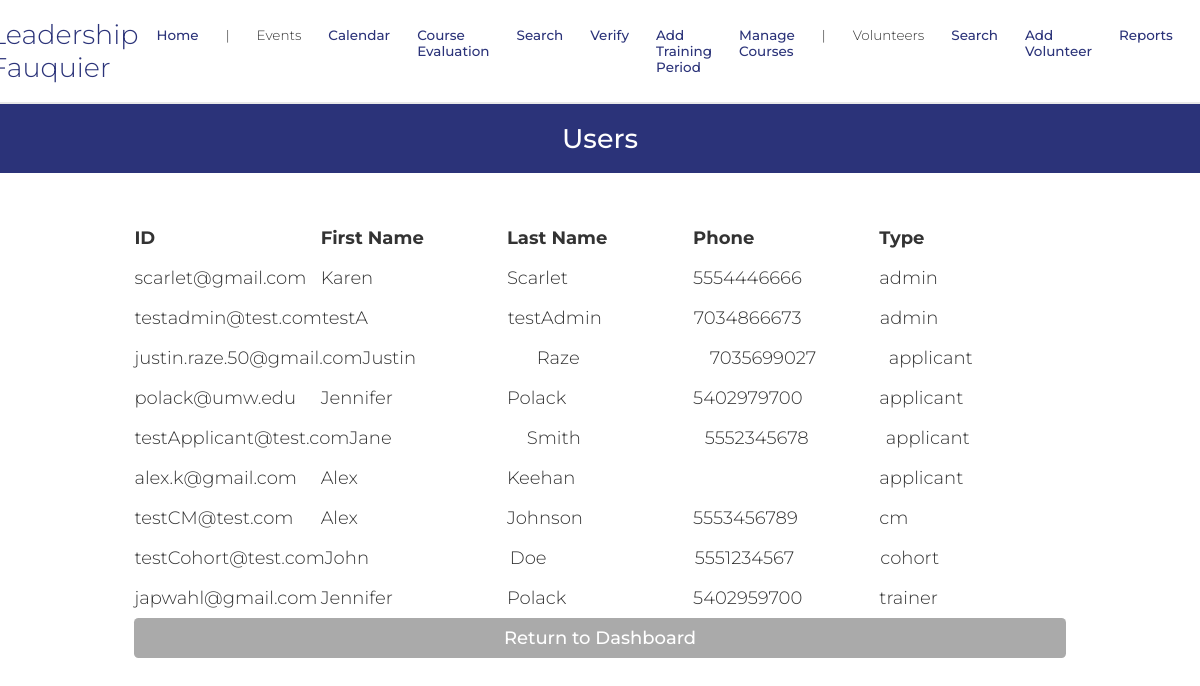
The page /userSearch.php (signed in) on the database as committed earlier.
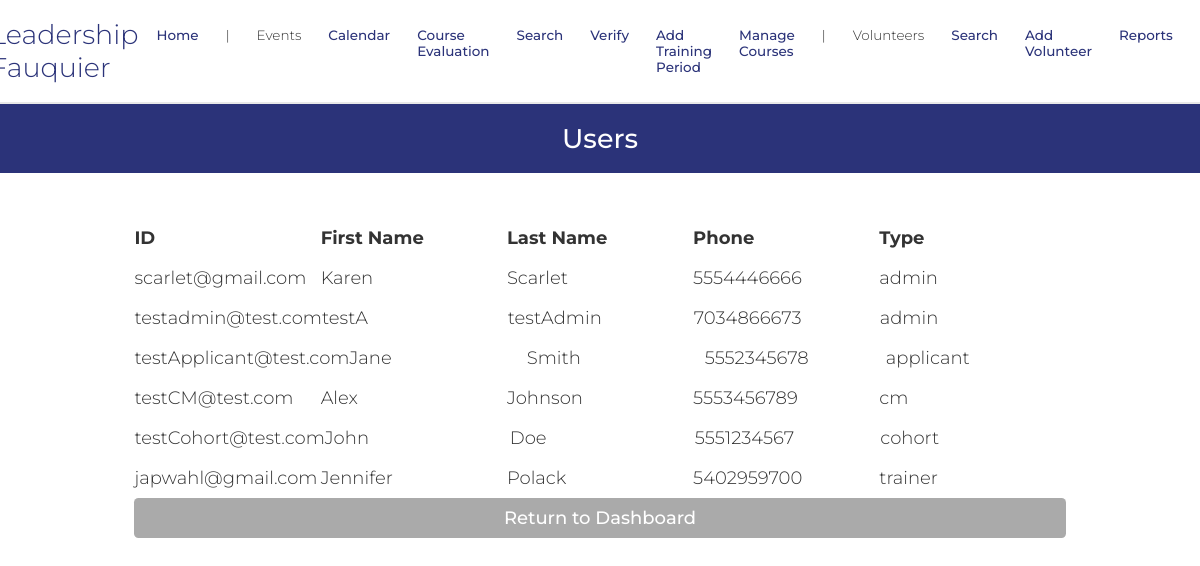
The same page on the database as committed later.
### tables this page shows
CREATE TABLE `dbPersons` (
  `id` varchar(256) NOT NULL,
  `start_date` text DEFAULT NULL,
  `venue` text DEFAULT NULL,
  `first_name` text NOT NULL,
  `last_name` text DEFAULT NULL,
  `address` text DEFAULT NULL,
  `city` text DEFAULT NULL,
  `state` varchar(2) DEFAULT NULL,
  `zip` text DEFAULT NULL,
  `phone1` varchar(12) NOT NULL,
  `phone1type` text DEFAULT NULL,
  `phone2` varchar(12) DEFAULT NULL,
  `phone2type` text DEFAULT NULL,
  `birthday` text DEFAULT NULL,
  `email` text DEFAULT NULL,
  `shirt_size` varchar(3) DEFAULT NULL,
  `computer` varchar(3) DEFAULT NULL,
  `camera` varchar(3) NOT NULL,
  `transportation` varchar(3) NOT NULL,
  `contact_name` text NOT NULL,
  `contact_num` varchar(12) NOT NULL,
  `relation` text NOT NULL,
  `contact_time` text NOT NULL,
  `cMethod` text DEFAULT NULL,
  `position` text DEFAULT NULL,  
  `credithours` text DEFAULT NULL,
  `howdidyouhear` text DEFAULT NULL,
  `commitment` text DEFAULT NULL,
  `motivation` text DEFAULT NULL,
  `specialties` text DEFAULT NULL,
  `convictions` text DEFAULT NULL,
  `type` text DEFAULT NULL,
  `status` text DEFAULT NULL,
  `completedTraining` varchar(100) NOT NULL DEFAULT 'False',
  `availability` text DEFAULT NULL,
  `schedule` text DEFAULT NULL,
  `hours` text DEFAULT NULL,
  `notes` text DEFAULT NULL,
  `password` text DEFAULT NULL,
  `sundays_start` char(5) DEFAULT NULL,
  `sundays_end` char(5) DEFAULT NULL,
  `mondays_start` char(5) DEFAULT NULL,
  `mondays_end` char(5) DEFAULT NULL,
  `tuesdays_start` char(5) DEFAULT NULL,
  `tuesdays_end` char(5) DEFAULT NULL,
  `wednesdays_start` char(5) DEFAULT NULL,
  `wednesdays_end` char(5) DEFAULT NULL,
  `thursdays_start` char(5) DEFAULT NULL,
  `thursdays_end` char(5) DEFAULT NULL,
  `fridays_start` char(5) DEFAULT NULL,
  `fridays_end` char(5) DEFAULT NULL,
  `saturdays_start` char(5) DEFAULT NULL,
  `saturdays_end` char(5) DEFAULT NULL,
  `profile_pic` text NOT NULL,
  `force_password_change` tinyint(1) NOT NULL,
  `gender` varchar(6) NOT NULL
);

### database/dbPersons.php (called while the page is built, shortened)
<?php
include_once(dirname(__FILE__).'/../domain/Person.php');
function retrieve_person($id) {
    $con=connect();
    $query = "SELECT * FROM dbPersons WHERE id = '" . $id . "'";
    $result = mysqli_query($con,$query);
    $result_row = mysqli_fetch_assoc($result);
    $thePerson = make_a_person($result_row);
    return $thePerson;
}
function getall_users() {
    $persons = array();
    $con=connect();
    $query = 'SELECT * FROM dbPersons WHERE id != "vmsroot" ORDER BY type,id';
    $result = mysqli_query($con,$query);
    while ($result_row = mysqli_fetch_assoc($result)) {
        $the_person = make_a_person($result_row);
        $persons[] = $the_person;
    }
    return $persons;
}
function make_a_person($result_row) {
    return $thePerson;
}

### domain/Person.php (called while the page is built, shortened)
<?php
$accessLevelsByRole = [
	'volunteer' => 1,
	'trainer' => 2,
	'admin' => 3,
	'applicant' => 1,
    'cm' => 3,
    'cohort' => 1
];
class Person {
	private $id;
	private $first_name;
	private $last_name;
	private $phone1;
	private $type;
	function __construct($f, $l, $v, $a, $c, $s, $z, $pp, $p1, $p1t, $p2, $p2t, $e, $ts,
                     $comp, $cam, $tran, $cn, $cpn, $rel, $ct, $t, $st, $cntm, $pos,
                     $credithours, $comm, $mot, $spe, $convictions, $av, $sch, $hrs,
                     $bd, $sd, $hdyh, $notes, $pass, $suns, $sune, $mons, $mone, $tues,
                     $tuee, $weds, $wede, $thus, $thue, $fris, $frie, $sats, $sate,
                     $mcp, $gender)  {
		$this->id = $e;
		$this->first_name = $f;
		$this->last_name = $l;
		$this->phone1 = $p1;
		 global $accessLevelsByRole;
    if (trim($t) !== "") {
        $roleArray = explode(',', $t);
        $this->type = [];
        $maxAccess = 0;
        foreach ($roleArray as $role) {
            $role = strtolower(trim($role));
            $this->type[] = $role;
            if (isset($accessLevelsByRole[$role])) {
                $maxAccess = max($maxAccess, $accessLevelsByRole[$role]);
            }
        }
    } else {
        $this->type = [];
    }
	}
	function get_id() {
		return $this->id;
	}
	function get_first_name() {
		return $this->first_name;
	}
	function get_last_name() {
		return $this->last_name;
	}
	function get_phone1() {
		return $this->phone1;
	}
	function get_type() {
		return $this->type;
	}
}

### userSearch.php (the view, shortened to what this page needs)
<?php
    require_once('database/dbPersons.php');
    $users = getall_users();
?>
<!DOCTYPE html>
<html>
    <head>
        <?php require_once('universal.inc') ?>
    </head>
    <body>
        <?php require_once('header.php') ?>
        <h1>Users</h1>
        <main class="search-form">
            <?php
                if (isset($users)) {
                    if (count($users) > 0) {
                        echo "
                                <table class='user' width='500'>
                                    <thead>
                                        <tr>
                                            <td width = '20%'><b>ID </b></td>
                                            <td width = '20%'><b>First Name</b></td>
                                            <td width = '20%'><b>Last Name</b></td>
                                            <td width = '20%'><b>Phone</b></td>
                                            <td width = '20%'><b>Type</b></td>
                                        </tr>
                                    </thead>
                                </table>
                            ";
                        foreach ($users as $user) {
                            $id = $user->get_id();
                            $first_name = $user->get_first_name();
                            $last_name = $user->get_last_name();
                            $phone = $user->get_phone1();
                            $type = $user->get_type()[0];
                            echo "
                                <table class='user' width='500'>
                                    <tbody>
                                        <tr><td width = '20%'>" . $id . "</td>
                                        <td width = '20%'>" . $first_name . "</td>
                                        <td width = '20%'>" . $last_name . "</td>
                                        <td width = '20%'>" . $phone . "</td>
                                        <td width = '20%'>" . $type . "</td>
                                    </tbody>
                                </table>
                            ";
                        }
                    } else {
                        echo '<div class="error-toast">Your search returned no results.</div>';
                    }
                }
            ?>
            <a class="button cancel" href="index.php" style="margin-top: -.5rem">Return to Dashboard</a>
        </main>
    </body>
</html>

### universal.inc (shortened to what this page needs)
<link rel="stylesheet" href="css/base.css" type="text/css" />

### header.php (shortened to what this page needs)
<header>
    <?PHP
    if (!isset($_SESSION['logged_in'])) {
        echo '
        <nav>
            <span id="nav-top">
                <span class="logo">
                    <img src="https://leadershipfauquier.org/wp-content/uploads/2022/09/LeadershipFauquierLogo-404x236-1.png">
                    <span id="vms-logo">Leadership Fauquier</span>
                </span>
                <img id="menu-toggle" src="images/menu.png">
            </span>
            <ul>
                <li><a href="login.php">Log in</a></li>
                <li><a href="register.php">Register</a></li>
            </ul>
        </nav>';
    } else if ($_SESSION['logged_in']) {
        include_once('database/dbPersons.php');
        $admin = 0;
        if (isset($_SESSION['_id'])) {
            $person = retrieve_person($_SESSION['_id']);
            $admin = $person->get_type()[0] == 'admin';
        }
        $path = strrev(substr(strrev($_SERVER['SCRIPT_NAME']), strpos(strrev($_SERVER['SCRIPT_NAME']), '/')));
        if (!isset($_SESSION['type']) || $_SESSION['type'] == "") {
        	echo(' <a href="' . $path . 'personEdit.php?id=' . 'new' . '">Apply</a>');
        	echo(' | <a href="' . $path . 'logout.php">Logout</a><br>');
        }
        else {
            echo('<nav>');
            echo('<span id="nav-top"><span class="logo"><a class="navbar-brand" href="' . $path . 'index.php"><img src="https://leadershipfauquier.org/wp-content/uploads/2022/09/LeadershipFauquierLogo-404x236-1.png"></a>');
            echo('<a class="navbar-brand" id="vms-logo">Leadership Fauquier</a></span><img id="menu-toggle" src="images/menu.png"></span>');
            echo('<ul>');
	        if ($_SESSION['access_level'] >= 1 && !$admin) {
                echo('<li><a class="nav-link active" aria-current="page" href="' . $path . 'index.php">Home</a></li>');
                echo('<span class="nav-divider">|</span>');
                echo('<span class="navbar-brand">Events</span>');
                echo('<li class="sub-item"><a class="nav-link active" aria-current="page" href="' . $path . 'calendar.php">Calendar</a></li>');
		        echo('<li class="sub-item"><a class="nav-link active" aria-current="page" href="' . $path . 'CourseEval.php">Course Evaluation</a></li>');
                echo('<li class="sub-item"><a class="nav-link active" aria-current="page" href="' . $path . 'eventSearch.php">Search</a></li>');
	        }
	        if ($_SESSION['access_level'] >= 2 && !$admin) {
		    echo('<li class="sub-item"><a class="nav-link active" aria-current="page" href="' . $path . 'verify.php">Verify</a></li>');
	            echo('<li class="sub-item"><a class="nav-link active" aria-current="page" href="' . $path . 'selectTrainingPeriod.php">Add Training Period</a></li>');
                echo('<li class="sub-item"><a class="nav-link active" aria-current="page" href="' . $path . 'manageCourses.php">Manage Courses</a></li>');
	            echo('<span class="nav-divider">|</span>');
	            echo('<span class="navbar-brand">Volunteers</span>');
                echo('<li class="sub-item"><a class="nav-link active" aria-current="page" href="' . $path . 'personSearch.php">Search</a></li>
			        <li class="sub-item"><a class="nav-link active" aria-current="page" href="register.php">Add Volunteer</a></li>');
	            echo('<li class="sub-item"><a class="nav-link active" aria-current="page" href="' . $path . 'report.php">Reports</a></li>');
	        }
            if (!$admin) {
                echo '</ul></nav>';
            }
        }
    }
    ?>
</header>

### css/base.css (style rules this page uses)
html, body, header, main, footer, div, span, p, h1, h2, h3, h4, h5, h6, ul, ol, li, input, select, textarea, form, section, label, table, td, tr, th, form, fieldset, em, button, a { padding: 0; margin: 0; font-size: inherit; font-family: inherit; font-weight: inherit; text-decoration: none; font-style: normal; box-sizing: border-box; text-align: left; list-style-type: none; border-spacing: 0; }
:root { --page-background-color: #ffffff; --page-font-color: #333333; --inactive-font-color: #d0d0d0; --inactive-background-color: #f0f0f0; --standout-background: #fafafa; --happy-toast-background-color: #1a7024; --happy-toast-font-color: white; --info-toast-background-color: #2f2f2f; --info-toast-font-color: white; --error-toast-background-color: #701a1a; --error-toast-font-color: white; --shadow-and-border-color: #e8e8e8; --main-color: #2B3379; --accent-color: #31763f; --secondary-accent-color: #f6a4b5; --calendar-event-color: #808080; --calendar-event-color-hover: var(--main-color); --calendar-today-border: 2px solid var(--secondary-accent-color); --button-font-color: white; --button-padding: 0.5rem 1.5rem; --button-border-radius: 0.25rem; --standard-border: 1px solid #333333; --light-border: 1px solid var(--shadow-and-border-color); --text-field-border: 2px solid #e8e8e8; --cancel-button-background-color: #aaa; --error-color: red; font-size: 18px; font-family: Montserrat; font-weight: 300; }
header { position: sticky; top: 0; left: 0; z-index: 10; }
body { background-color: var(--page-background-color); color: var(--page-font-color); font-family: Montserrat; }
nav { font-size: 2rem; display: flex; flex-direction: row; align-items: center; justify-content: center; padding-top: 1rem; padding-bottom: 1rem; font-weight: 300; }
header ul > li, header span { font-size: 0.75rem; list-style-type: none; }
nav { width: 100%; }
nav ul { display: inline-flex; flex-direction: row; gap: 1.5rem; }
nav ul li a { color: var(--main-color); font-weight: 500; text-decoration: none; transition: color .3s; }
span.logo { display: inline-flex; flex-direction: row; align-items: center; margin-right: 1rem; }
nav { background-color: var(--page-background-color); border-bottom: 2px solid var(--shadow-and-border-color); max-width: 100vw; }
#vms-logo { color: var(--main-color); font-weight: 300; font-size: 1.5rem; }
main:not(.login):not(.calendar-view):not(.dashboard) { padding: 1rem; }
input[type=submit], button, .button { color: var(--button-font-color); background-color: var(--main-color); padding: var(--button-padding); border: none; border-radius: var(--button-border-radius); font-weight: 500; width: 100%; transition: background-color .3s; cursor: pointer; text-align: center; }
h1 { font-size: 1.5rem; font-weight: 500; margin-bottom: 2rem; background-color: var(--main-color); color: var(--page-background-color); width: 100%; text-align: center; padding: 1rem; }
.button { display: inline-block; }
button.cancel, a.cancel { background-color: var(--cancel-button-background-color); }
main.search-form { gap: 1rem; margin-bottom: 4rem; display: flex; flex-direction: column; }
@media only screen and (min-width: 1024px) { main.search-form { width: 100%; align-items: center; } }
@media only screen and (min-width: 1024px) { main.search-form > * { width: 80%; } }

Rows that differ between the two databases and show on the page:
removed dbpersons: id "justin.raze.50@gmail.com", first_name "Justin", last_name "Raze", phone1 "7035699027", type "applicant"
removed dbpersons: id "polack@umw.edu", first_name "Jennifer", last_name "Polack", phone1 "5402979700", type "applicant"
removed dbpersons: email "alex.k@gmail.com", first_name "Alex", last_name "Keehan", type "applicant"
